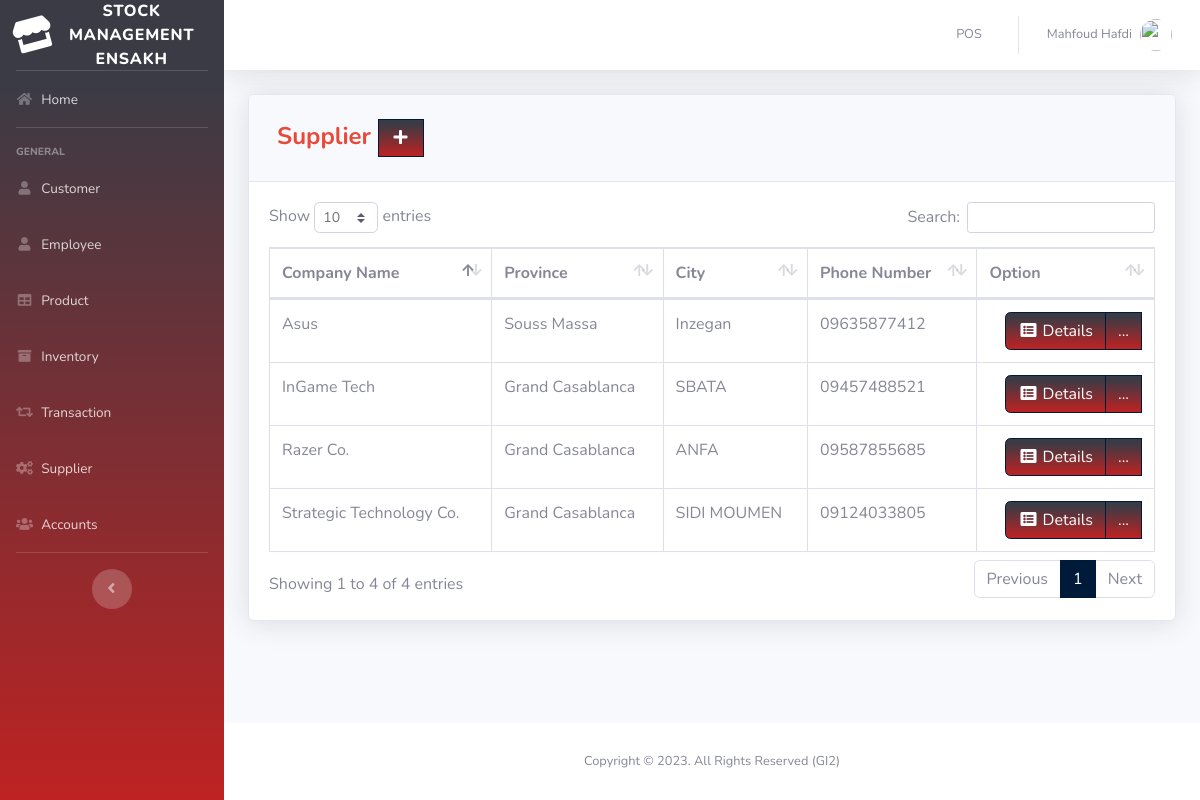
/pages/supplier.php (signed in), run on the app's committed database.
### tables this page shows
CREATE TABLE `supplier` (
  `SUPPLIER_ID` int(11) NOT NULL,
  `COMPANY_NAME` varchar(50) DEFAULT NULL,
  `LOCATION_ID` int(11) NOT NULL,
  `PHONE_NUMBER` varchar(11) DEFAULT NULL
);

CREATE TABLE `location` (
  `LOCATION_ID` int(11) NOT NULL,
  `PROVINCE` varchar(100) DEFAULT NULL,
  `CITY` varchar(100) DEFAULT NULL
);

### pages/supplier.php (the view, shortened to what this page needs)
<?php
include'../includes/connection.php';
include'../includes/sidebar.php';
?>
            <div class="card shadow mb-4">
            <div class="card-header py-3">
              <h4 class="m-2 font-weight-bold text-primary">Supplier&nbsp;<a  href="#" data-toggle="modal" data-target="#supplierModal" type="button" class="btn btn-primary bg-gradient-primary" style="border-radius: 0px;"><i class="fas fa-fw fa-plus"></i></a></h4>
            </div>
            <div class="card-body">
              <div class="table-responsive">
                <table class="table table-bordered" id="dataTable" width="100%" cellspacing="0">
               <thead>
                   <tr>
                       <th>Company Name</th>
                       <th>Province</th>
                       <th>City</th>
                       <th>Phone Number</th>
                       <th>Option</th>
                   </tr>
               </thead>
          <tbody>
<?php
    $query = 'SELECT SUPPLIER_ID, COMPANY_NAME, l.PROVINCE, l.CITY, PHONE_NUMBER FROM supplier s join location l on s.LOCATION_ID=l.LOCATION_ID';
        $result = mysqli_query($db, $query) or die (mysqli_error($db));
            while ($row = mysqli_fetch_assoc($result)) {
                echo '<tr>';
                echo '<td>'. $row['COMPANY_NAME'].'</td>';
                echo '<td>'. $row['PROVINCE'].'</td>';
                echo '<td>'. $row['CITY'].'</td>';
                echo '<td>'. $row['PHONE_NUMBER'].'</td>';
                      echo '<td align="right"> <div class="btn-group">
                              <a type="button" class="btn btn-primary bg-gradient-primary" href="sup_searchfrm.php?action=edit & id='.$row['SUPPLIER_ID'] . '"><i class="fas fa-fw fa-list-alt"></i> Details</a>
                            <div class="btn-group">
                              <a type="button" class="btn btn-primary bg-gradient-primary dropdown no-arrow" data-toggle="dropdown" style="color:white;">
                              ... <span class="caret"></span></a>
                            <ul class="dropdown-menu text-center" role="menu">
                                <li>
                                  <a type="button" class="btn btn-warning bg-gradient-warning btn-block" style="border-radius: 0px;" href="sup_edit.php?action=edit & id='.$row['SUPPLIER_ID']. '">
                                    <i class="fas fa-fw fa-edit"></i> Edit
                                  </a>
                                </li>
                            </ul>
                            </div>
                          </div> </td>';
                      echo '</tr> ';
                        }
?>
                                </tbody>
                            </table>
                        </div>
                    </div>
                  </div>
<?php
include'../includes/footer.php';
?>

### data on the page
supplier: COMPANY_NAME "InGame Tech", LOCATION_ID.PROVINCE "Grand Casablanca", LOCATION_ID.CITY "SBATA", PHONE_NUMBER "09457488521"
supplier: COMPANY_NAME "Asus", LOCATION_ID.PROVINCE "Souss Massa", LOCATION_ID.CITY "Inzegan", PHONE_NUMBER "09635877412"
supplier: COMPANY_NAME "Razer Co.", LOCATION_ID.PROVINCE "Grand Casablanca", LOCATION_ID.CITY "ANFA", PHONE_NUMBER "09587855685"
supplier: COMPANY_NAME "Strategic Technology Co.", LOCATION_ID.PROVINCE "Grand Casablanca", LOCATION_ID.CITY "SIDI MOUMEN", PHONE_NUMBER "09124033805"

### other printed values
$_SESSION['FIRST_NAME'] "Mahfoud"
$_SESSION['LAST_NAME'] "Hafdi"
